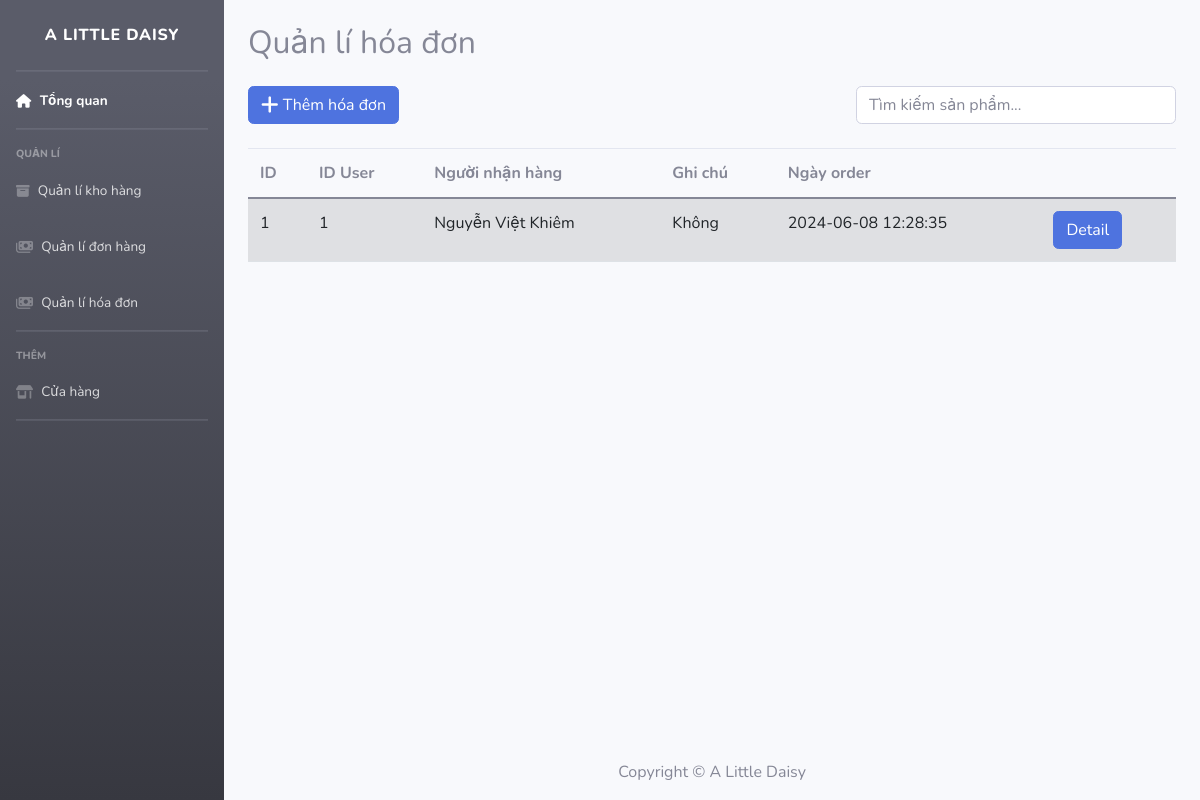
Page /routes/management-bill.php on the committed database.
### tables this page shows
CREATE TABLE imported_orders(
    id INT PRIMARY KEY AUTO_INCREMENT,
    user_id int,
    FOREIGN KEY (user_id) REFERENCES users(id),
    note VARCHAR(100) DEFAULT '',
    order_date DATETIME DEFAULT CURRENT_TIMESTAMP
);

CREATE TABLE users(
    id INT PRIMARY KEY AUTO_INCREMENT,
    fullname VARCHAR(100) DEFAULT '',
    phone_number VARCHAR(10) NOT NULL,
    address VARCHAR(200) DEFAULT '',
    username varchar(25) NOT NULL default '',
    password VARCHAR(100) NOT NULL DEFAULT '',
    created_at DATETIME DEFAULT CURRENT_TIMESTAMP,
    active TINYINT(1) DEFAULT 1,
    role_id int,
    FOREIGN KEY (role_id) REFERENCES roles (id)
);

### app/controllers/management-bill-controller.php (called while the page is built, shortened)
<?php
class ManagementBillController
{
    public $conn;
    public function __construct()
    {
        try {
            global $conn;
            $this->conn = $conn;
        } catch (mysqli_sql_exception) {
            echo "Could not show data";
        }
    }
    public function index()
    {
        $select_sql = "SELECT imported_orders.*, users.fullname FROM imported_orders
        JOIN users ON imported_orders.user_id = users.id";
        $bills_data = mysqli_query($this->conn, $select_sql);
        include __DIR__ . ('\..\..\resources\views\management-bill.php');
    }
}
return new ManagementBillController;

### resources/views/management-bill.php (the view, shortened to what this page needs)
<!DOCTYPE html>
<html lang="en">
<head>
    <link href="https://cdn.jsdelivr.net/npm/bootstrap@5.0.2/dist/css/bootstrap.min.css" rel="stylesheet">
    <link href="public/css/style.css" rel="stylesheet">
</head>
<body>
    <div id="wrapper">
        <ul class="navbar-nav bg-gradient-dark sidebar sidebar-dark accordion">
            <a class="sidebar-brand d-flex align-items-center justify-content-center" href="./home">
                <div class="sidebar-brand-text mx-2">A Little Daisy</div>
            </a>
            <hr class="sidebar-divider my-0">
            <li class="nav-item active">
                <a class="nav-link" href="./home">
                    <span>Tổng quan</span></a>
            </li>
            <hr class="sidebar-divider">
            <div class="sidebar-heading">
                Quản lí
            </div>
            <li class="nav-item">
                <a class="nav-link collapsed" href="./management-item">
                    <span>Quản lí kho hàng</span>
                </a>
            </li>
            <li class="nav-item">
                <a class="nav-link collapsed" href="./management-order">
                    <span>Quản lí đơn hàng</span>
                </a>
            </li>
            <li class="nav-item">
                <a class="nav-link collapsed" href="./management-bill">
                    <span>Quản lí hóa đơn</span>
                </a>
            </li>
            <hr class="sidebar-divider">
            <div class="sidebar-heading">
                Thêm
            </div>
            <li class="nav-item">
                <a class="nav-link collapsed" href="#">
                    <span>Cửa hàng</span>
                </a>
            </li>
            <hr class="sidebar-divider d-none d-md-block">
        </ul>
        <div id="content-wrapper" class="d-flex flex-column pt-4">
            <div class="container mt-6">
                <h2 class="text-left mb-4">Quản lí hóa đơn</h2>
                <div class="d-flex justify-content-between align-items-center mb-3">
                    <button type='button' class='btn btn-primary' data-bs-toggle='modal' data-bs-target='#add-bill-modal'>
                        <i class="fa-solid fa-plus fa-lg"></i> Thêm hóa đơn
                    </button>
                    <input type="text" id="search-input" class="form-control search-input" placeholder="Tìm kiếm sản phẩm..." style='width: 320px'>
                </div>
                <table class="table table-striped mt-4">
                    <thead>
                        <tr class="align-middle">
                            <th scope="col">ID</th>
                            <th scope="col">ID User</th>
                            <th scope="col">Người nhận hàng</th>
                            <th scope="col">Ghi chú</th>
                            <th scope="col">Ngày order</th>
                            <th scope="col"></th>
                        </tr>
                    </thead>
                    <tbody>
                        <?php
                        if (mysqli_num_rows($bills_data) > 0) {
                            while ($row = mysqli_fetch_assoc($bills_data)) {
                                echo "<tr>
                            <td>{$row['id']}</td>
                            <td>{$row['user_id']}</td>
                            <td>{$row['fullname']}</td>
                            <td>{$row['note']}</td>
                            <td>{$row['order_date']}</td>
                            <td><button type='button' class='btn btn-primary'data-bs-toggle='modal' data-bs-target='#detail-modal' data-id='{$row['id']}'>Detail</button></td>
                        </tr>";
                            }
                        } else {
                            echo "<tr><td colspan='5' class='text-center'>Không có dữ liệu</td></tr>";
                        }
                        ?>
                    </tbody>
                </table>
            </div>
            <footer class="footer mt-auto py-3 bg-light">
                <div class="container text-center">
                    <span class="text-muted">Copyright &copy; A Little Daisy</span>
                </div>
            </footer>
        </div>
    </div>
</body>
</html>

### rows in the picture
imported_orders: id "1", user "1", user.fullname "Nguyễn Việt Khiêm", note "Không", order_date "2024-06-08 12:28:35"
